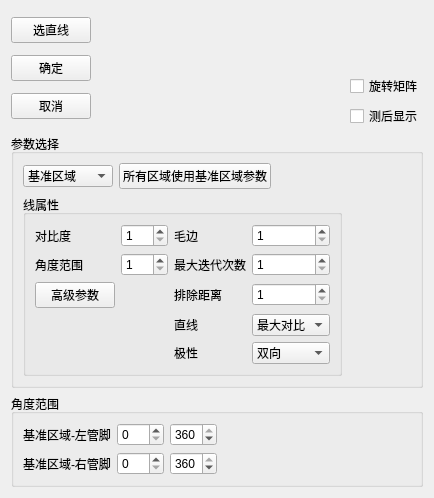
<?xml version="1.0" encoding="UTF-8"?>
<ui version="4.0">
 <class>angleFilterWdg</class>
 <widget class="QWidget" name="angleFilterWdg">
  <property name="geometry">
   <rect>
    <x>0</x>
    <y>0</y>
    <width>434</width>
    <height>498</height>
   </rect>
  </property>
  <property name="windowTitle">
   <string>angleFilterWdg</string>
  </property>
  <layout class="QGridLayout" name="gridLayout_5">
   <item row="0" column="0">
    <layout class="QGridLayout" name="gridLayout_3">
     <item row="0" column="0">
      <layout class="QVBoxLayout" name="verticalLayout">
       <item>
        <widget class="QPushButton" name="bt_select">
         <property name="text">
          <string>选直线</string>
         </property>
        </widget>
       </item>
       <item>
        <widget class="QPushButton" name="bt_ensure">
         <property name="text">
          <string>确定</string>
         </property>
        </widget>
       </item>
       <item>
        <widget class="QPushButton" name="bt_cancel">
         <property name="text">
          <string>取消</string>
         </property>
        </widget>
       </item>
      </layout>
     </item>
     <item row="0" column="1">
      <spacer name="horizontalSpacer_3">
       <property name="orientation">
        <enum>Qt::Horizontal</enum>
       </property>
       <property name="sizeHint" stdset="0">
        <size>
         <width>313</width>
         <height>20</height>
        </size>
       </property>
      </spacer>
     </item>
     <item row="0" column="2">
      <layout class="QVBoxLayout" name="verticalLayout_3">
       <item>
        <spacer name="verticalSpacer_2">
         <property name="orientation">
          <enum>Qt::Vertical</enum>
         </property>
         <property name="sizeHint" stdset="0">
          <size>
           <width>20</width>
           <height>73</height>
          </size>
         </property>
        </spacer>
       </item>
       <item>
        <widget class="QCheckBox" name="cb_matrixRefer">
         <property name="text">
          <string>旋转矩阵</string>
         </property>
        </widget>
       </item>
       <item>
        <widget class="QCheckBox" name="cb_dispAfterDet">
         <property name="text">
          <string>测后显示</string>
         </property>
        </widget>
       </item>
      </layout>
     </item>
     <item row="1" column="0" colspan="3">
      <widget class="QGroupBox" name="groupBox_2">
       <property name="title">
        <string>参数选择</string>
       </property>
       <layout class="QGridLayout" name="gridLayout_2">
        <item row="0" column="0">
         <widget class="QComboBox" name="cb_lineIndex">
          <item>
           <property name="text">
            <string>基准区域</string>
           </property>
          </item>
          <item>
           <property name="text">
            <string>左管脚正向</string>
           </property>
          </item>
          <item>
           <property name="text">
            <string>右管脚正向</string>
           </property>
          </item>
          <item>
           <property name="text">
            <string>左管脚反向</string>
           </property>
          </item>
          <item>
           <property name="text">
            <string>右管脚反向</string>
           </property>
          </item>
         </widget>
        </item>
        <item row="0" column="1">
         <widget class="QPushButton" name="bt_allUes0Param">
          <property name="text">
           <string>所有区域使用基准区域参数</string>
          </property>
         </widget>
        </item>
        <item row="1" column="0" colspan="3">
         <widget class="QGroupBox" name="groupBox">
          <property name="title">
           <string>线属性</string>
          </property>
          <layout class="QGridLayout" name="gridLayout">
           <item row="0" column="3">
            <widget class="QSpinBox" name="sp_step">
             <property name="minimum">
              <number>1</number>
             </property>
             <property name="maximum">
              <number>10</number>
             </property>
            </widget>
           </item>
           <item row="2" column="3">
            <widget class="QSpinBox" name="sp_rmDist">
             <property name="minimum">
              <number>1</number>
             </property>
            </widget>
           </item>
           <item row="2" column="0">
            <widget class="QPushButton" name="bt_advance">
             <property name="text">
              <string>高级参数</string>
             </property>
             <property name="checkable">
              <bool>true</bool>
             </property>
            </widget>
           </item>
           <item row="1" column="2">
            <widget class="QLabel" name="lb_iteratNum">
             <property name="text">
              <string>最大迭代次数</string>
             </property>
            </widget>
           </item>
           <item row="0" column="1">
            <widget class="QSpinBox" name="sp_gradient">
             <property name="minimum">
              <number>1</number>
             </property>
             <property name="maximum">
              <number>255</number>
             </property>
            </widget>
           </item>
           <item row="1" column="1">
            <widget class="QSpinBox" name="sp_degRange">
             <property name="minimum">
              <number>1</number>
             </property>
            </widget>
           </item>
           <item row="1" column="3">
            <widget class="QSpinBox" name="sp_iteratNum">
             <property name="minimum">
              <number>1</number>
             </property>
            </widget>
           </item>
           <item row="6" column="2">
            <widget class="QLabel" name="lb_pol">
             <property name="text">
              <string>极性</string>
             </property>
            </widget>
           </item>
           <item row="5" column="3">
            <widget class="QComboBox" name="cb_first">
             <item>
              <property name="text">
               <string>最大对比</string>
              </property>
             </item>
             <item>
              <property name="text">
               <string>第一条</string>
              </property>
             </item>
            </widget>
           </item>
           <item row="6" column="3">
            <widget class="QComboBox" name="cb_pol">
             <item>
              <property name="text">
               <string>双向</string>
              </property>
             </item>
             <item>
              <property name="text">
               <string>黑到白</string>
              </property>
             </item>
             <item>
              <property name="text">
               <string>白到黑</string>
              </property>
             </item>
            </widget>
           </item>
           <item row="0" column="0">
            <widget class="QLabel" name="label">
             <property name="text">
              <string>对比度</string>
             </property>
            </widget>
           </item>
           <item row="5" column="2">
            <widget class="QLabel" name="lb_first">
             <property name="text">
              <string>直线</string>
             </property>
            </widget>
           </item>
           <item row="0" column="2">
            <widget class="QLabel" name="lb_step">
             <property name="text">
              <string>毛边</string>
             </property>
            </widget>
           </item>
           <item row="1" column="0">
            <widget class="QLabel" name="label_4">
             <property name="text">
              <string>角度范围</string>
             </property>
            </widget>
           </item>
           <item row="2" column="2">
            <widget class="QLabel" name="lb_rmDist">
             <property name="text">
              <string>排除距离</string>
             </property>
            </widget>
           </item>
          </layout>
         </widget>
        </item>
        <item row="0" column="2" colspan="2">
         <spacer name="horizontalSpacer_5">
          <property name="orientation">
           <enum>Qt::Horizontal</enum>
          </property>
          <property name="sizeHint" stdset="0">
           <size>
            <width>182</width>
            <height>20</height>
           </size>
          </property>
         </spacer>
        </item>
        <item row="1" column="3">
         <spacer name="horizontalSpacer">
          <property name="orientation">
           <enum>Qt::Horizontal</enum>
          </property>
          <property name="sizeHint" stdset="0">
           <size>
            <width>40</width>
            <height>20</height>
           </size>
          </property>
         </spacer>
        </item>
       </layout>
      </widget>
     </item>
     <item row="2" column="0" colspan="3">
      <widget class="QGroupBox" name="groupBox_3">
       <property name="title">
        <string>角度范围</string>
       </property>
       <layout class="QGridLayout" name="gridLayout_4">
        <item row="0" column="3">
         <spacer name="horizontalSpacer_2">
          <property name="orientation">
           <enum>Qt::Horizontal</enum>
          </property>
          <property name="sizeHint" stdset="0">
           <size>
            <width>40</width>
            <height>20</height>
           </size>
          </property>
         </spacer>
        </item>
        <item row="1" column="2">
         <widget class="QSpinBox" name="sp_maxAng1">
          <property name="buttonSymbols">
           <enum>QAbstractSpinBox::UpDownArrows</enum>
          </property>
          <property name="maximum">
           <number>360</number>
          </property>
          <property name="value">
           <number>360</number>
          </property>
         </widget>
        </item>
        <item row="1" column="1">
         <widget class="QSpinBox" name="sp_minAng1">
          <property name="buttonSymbols">
           <enum>QAbstractSpinBox::UpDownArrows</enum>
          </property>
          <property name="maximum">
           <number>360</number>
          </property>
         </widget>
        </item>
        <item row="0" column="1">
         <widget class="QSpinBox" name="sp_minAng0">
          <property name="buttonSymbols">
           <enum>QAbstractSpinBox::UpDownArrows</enum>
          </property>
          <property name="maximum">
           <number>360</number>
          </property>
         </widget>
        </item>
        <item row="0" column="2">
         <widget class="QSpinBox" name="sp_maxAng0">
          <property name="buttonSymbols">
           <enum>QAbstractSpinBox::UpDownArrows</enum>
          </property>
          <property name="maximum">
           <number>360</number>
          </property>
          <property name="value">
           <number>360</number>
          </property>
         </widget>
        </item>
        <item row="1" column="0">
         <widget class="QLabel" name="label_3">
          <property name="text">
           <string>基准区域-右管脚</string>
          </property>
         </widget>
        </item>
        <item row="0" column="0">
         <widget class="QLabel" name="label_2">
          <property name="text">
           <string>基准区域-左管脚</string>
          </property>
         </widget>
        </item>
       </layout>
      </widget>
     </item>
    </layout>
   </item>
   <item row="0" column="1">
    <spacer name="horizontalSpacer_4">
     <property name="orientation">
      <enum>Qt::Horizontal</enum>
     </property>
     <property name="sizeHint" stdset="0">
      <size>
       <width>22</width>
       <height>20</height>
      </size>
     </property>
    </spacer>
   </item>
   <item row="1" column="0">
    <spacer name="verticalSpacer_3">
     <property name="orientation">
      <enum>Qt::Vertical</enum>
     </property>
     <property name="sizeHint" stdset="0">
      <size>
       <width>20</width>
       <height>1</height>
      </size>
     </property>
    </spacer>
   </item>
  </layout>
 </widget>
 <resources/>
 <connections/>
</ui>
